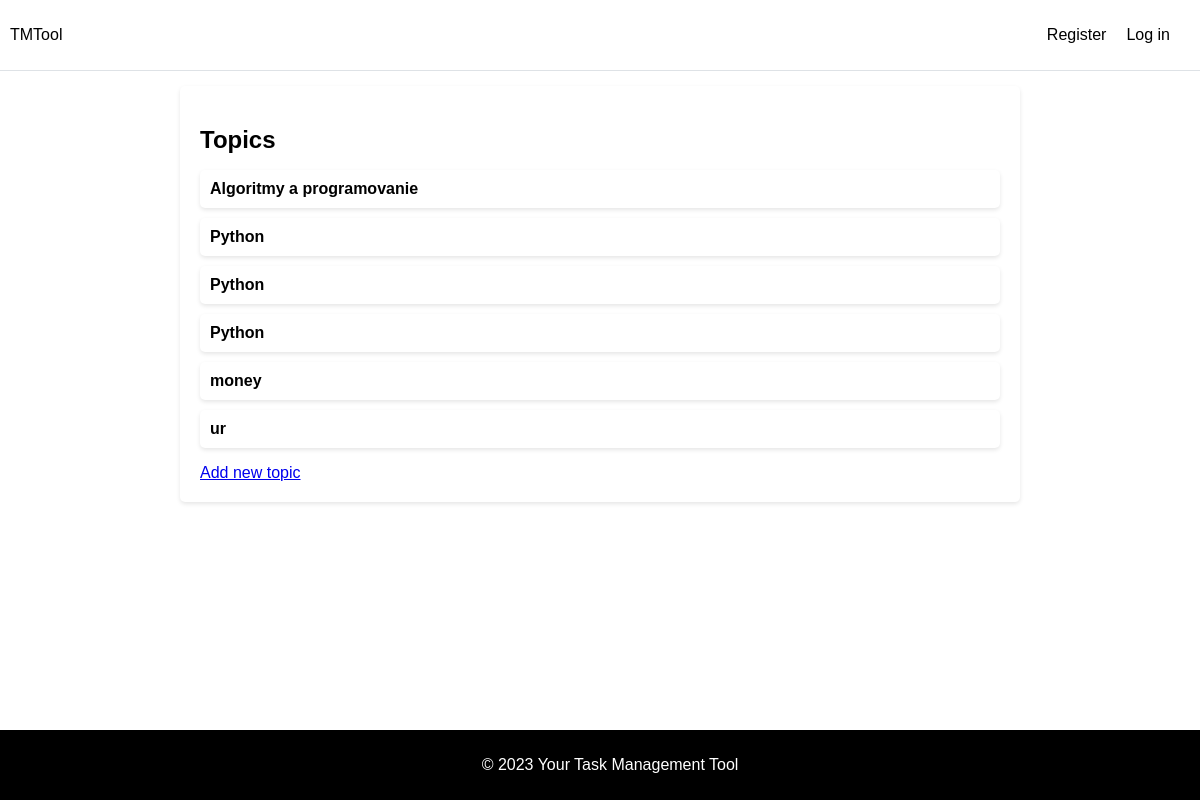
The page /topics/ on the database as committed earlier.
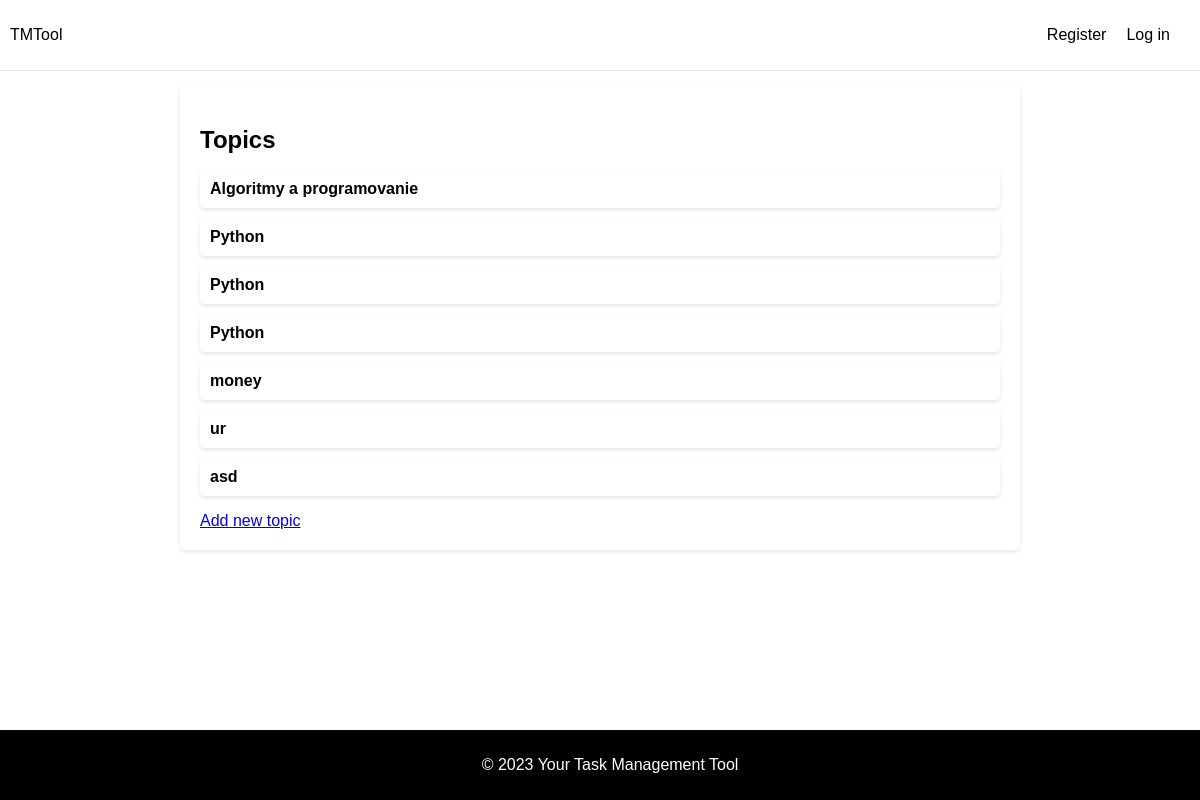
The same page on the database as committed later.
### TMTool/models.py (models this page shows)
class Topic(models.Model):
    text = models.CharField(max_length=200)
    date_added = models.DateTimeField(auto_now_add=True)
    def __str__(self):
        return self.text

### TMTool/views.py (the view)
# urls.py: path('topics/', views.topics, name='topics'),
def topics(request):
    topics = Topic.objects.order_by('date_added')
    context = {'topics': topics}
    return render(request, 'TMTool/topics.html', context)

### TMTool/templates/TMTool/topics.html
{% extends "TMTool/base.html" %}
{% block content %}
    <h2 class="">Topics</h2>
    <ul class="topics-list">
        {% for topic in topics %}
            <li>
                <a href="{% url 'TMTool:topic' topic.id %}">{{ topic }}</a>
            </li>
        {% empty %}
            <li>No topics have been added yet.</li>
        {% endfor %}
    </ul>
    <a href="{% url 'TMTool:new_topic' %}" class="header-link">Add new topic</a>
{% endblock content %}

### TMTool/templates/TMTool/base.html (shortened to what this page needs)
<!DOCTYPE html>
{% load static %}
<html lang="en">
  <head>
    <link rel="stylesheet" href='{% static "css/styles.css" %}' />
    <link rel="stylesheet" href='{% static "css/index.css" %}' />
    <link rel="stylesheet" href='{% static "css/footer.css" %}' />
  </head>
  <body>
    <nav>
      <a href="{% url 'TMTool:index' %}">TMTool</a>
      <ul class="header-links">
        {% if user.is_authenticated %}
        <li><a href="{% url 'TMTool:topics' %}">Topics</a></li>
        <li class="navbar-text">Hello, {{ user.username }}</li>
        <li><a href="{% url 'users:logout' %}">Log out</a></li>
        {% else %}
        <li class="nav-btn">
          <a href="{% url 'users:register' %}">Register</a>
        </li>
        <li class="nav-btn"><a href="{% url 'users:login' %}">Log in</a></li>
        {% endif %}
      </ul>
    </nav>
    <main class="page-container">
      <div>{% block content %}{% endblock content %}</div>
    </main>
    <footer>
      <p>&copy; 2023 Your Task Management Tool</p>
    </footer>
  </body>
</html>

### TMTool/static/css/styles.css (style rules this page uses)
body { font-family: "Arial", sans-serif; margin: 0; padding: 0; color: black; }
.page-container { margin: 15px; }
nav { background-color: white; border-bottom: 1px solid #dee2e6; padding: 10px; display: flex; justify-content: space-between; align-items: center; }
nav a { text-decoration: none; color: black; margin-right: 10px; }
.header-links { display: flex; align-items: center; }
.header-links li { list-style: none; margin-right: 10px; }
.topics-list { list-style-type: none; padding: 0; }
.topics-list li { margin-bottom: 10px; background-color: white; color: black; padding: 10px; border-radius: 5px; box-shadow: 0 2px 4px rgba(0, 0, 0, 0.1); }
.topics-list a { text-decoration: none; color: black; font-weight: bold; }

### TMTool/static/css/index.css (style rules this page uses)
main div { max-width: 800px; margin: 0 auto; background-color: white; padding: 20px; border-radius: 5px; box-shadow: 0 2px 4px rgba(0, 0, 0, 0.1); }
main h2 { font-size: 24px; font-weight: bold; margin-bottom: 10px; color: black; }

### TMTool/static/css/footer.css (style rules this page uses)
footer { background-color: #000000; color: white; padding: 10px; text-align: center; position: fixed; bottom: 0; width: 100%; }

Rows that differ between the two databases and show on the page:
added Topic: text "asd"
